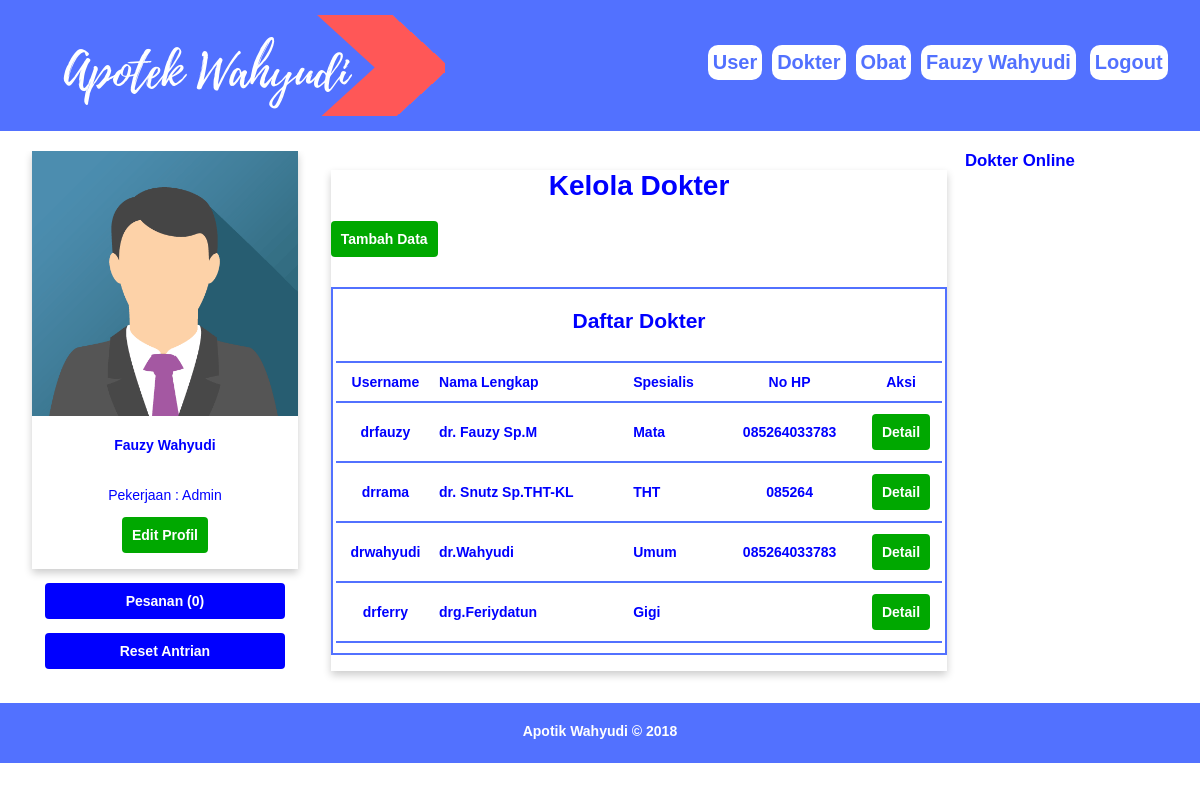
Page /damin.php?p=dokter (signed in) on the committed database.
### tables this page shows
CREATE TABLE `tbl_dokter` (
  `id` int(11) NOT NULL,
  `username` varchar(20) NOT NULL,
  `password` text NOT NULL,
  `nama` varchar(50) NOT NULL,
  `pekerjaan` text NOT NULL,
  `panggilan` varchar(10) NOT NULL,
  `tmplahir` varchar(25) NOT NULL,
  `tgllahir` date NOT NULL DEFAULT '0000-00-00',
  `jk` char(1) NOT NULL,
  `alamat` text NOT NULL,
  `nohp` varchar(15) NOT NULL,
  `email` varchar(30) NOT NULL,
  `foto` text NOT NULL,
  `tglreg` datetime NOT NULL DEFAULT '0000-00-00 00:00:00',
  `status` int(11) NOT NULL,
  `lastlogin` datetime NOT NULL DEFAULT '0000-00-00 00:00:00'
);

### dokter.php (the view)
<?php include 'koneksi.php';
 ?>
 <div class="dh9">
   <div class="card">
     <center><h1>Kelola Dokter</h1></center>
     <a href="<?php echo "?p=inp_dokter"; ?>"><button type="button" name="tambah" class="btn btn-edit">Tambah Data</button></a><p></p>
     <br>
     <table style="border: 2px solid #5271FF" width="100%">
          <tr>
            <td colspan="8" align="center"><h2>Daftar Dokter</h2> </td>
          </tr>
          <tr>
            <td colspan="8"><hr color="#5271FF"> </td>
          </tr>
       <tr>
         <th>Username</th>
         <td> <b>Nama Lengkap </b></td>
         <td><b>Spesialis </b></td>
         <th>No HP</th>
         <th>Aksi</th>
       </tr>
       <tr>
            <td colspan="8"><hr color="#5271FF"> </td>
          </tr>
       <?php
       $sql=mysqli_query($kon,"select * from tbl_dokter");
       while ($rm=mysqli_fetch_array($sql)) {
         echo "<tr>
         <th>$rm[username]</th>
         <td><b>$rm[nama]</b></td>
         <td><b>$rm[pekerjaan]</b></td>
         <th>$rm[nohp]</th>
         <th><a href='damin.php?p=profildokmin&user=$rm[username]'><button type='button' class='btn btn-edit'>Detail</button></a>
         </th>
         </tr>";
         echo "<tr>
            <td colspan='8'><hr color='#5271FF'> </td>
          </tr>";
       }
        ?>
     </table>
     <br>
   </div>
 </div>
 <div class="dh3">
   <?php include "dokteronline.php"; ?>
 </div>

### damin.php (shortened to what this page needs)
<?php
include "koneksi.php";
?>
<!DOCTYPE html PUBLIC "-//W3C//DTD XHTML 1.0 Transitional//EN" "http://www.w3.org/TR/xhtml1/DTD/xhtml1-transitional.dtd">
<html xmlns="http://www.w3.org/1999/xhtml">
<head>
<link rel="stylesheet" type="text/css" href="style.css" />
</head>
<body>
<?php
if(!empty($_SESSION["user"]) and !empty($_SESSION["passmin"])){
  $sqlm = mysqli_query($kon, "select * from admin where id='$_SESSION[user]'");
  $rm = mysqli_fetch_array($sqlm);
?>
<div class="containermenu">
  <div class="grid">
    <div class="dh6">
      <img src="image/logo.png" alt="" id="logo register">
    </div>
    <div class="dh6" id="nav" align='right' >
	<?php
	echo "<a href='?p=user'>User</a>";
  echo "<a href='?p=dokter'>Dokter</a>";
  echo "<a href='?p=obat'>Obat</a>";
	echo "<a href='?p=profildamin'>$rm[nama]</a> ";
	echo "<a href='?p=logout' id='logout'>Logout</a>";
	?>
	</div>
  </div>
</div>
<div class="container4">
  <div class="grid">
    <div class="dh3"><?php include "kiridamin.php"; ?></div>
    <div class="dh9">
	<?php
	if($_GET["p"] == "logout"){
		include "logoutmin.php";
	}else if($_GET["p"] == "profildamin"){
		include "profildamin.php";
	}else if($_GET["p"]=="user"){
		include "user.php";
	}else if($_GET["p"]=="rule"){
		include "rule.php";
	}else if($_GET["p"]=="atursakit"){
		include "atursakit.php";
	}else if($_GET["p"]=="inp_user"){
		include "input_user.php";
	}else if($_GET["p"]=="inp_dokter"){
		include "input_dokter.php";
	}else if($_GET["p"]=="profilmhs"){
		include "profilmhs.php";
	}else if($_GET["p"]=="user_edit"){
		include "useredit.php";
	}else if($_GET["p"]=="dok_edit"){
		include "dokedit.php";
	}else if($_GET["p"]=="obat"){
		include "obat.php";
	}else if($_GET["p"]=="inp_obat"){
		include "input_obat.php";
	}else if($_GET["p"]=="stok_obat"){
		include "stok_obat.php";
	}else if($_GET["p"]=="obat_edit"){
		include "obatedit.php";
	}else if($_GET["p"]=="det_obat"){
		include "det_obat.php";
	}else if($_GET["p"]=="profilmhsmin"){
		include "profilmhsmin.php";
	}else if($_GET["p"]=="pesankirim"){
		include "pesankirim.php";
	}else if($_GET["p"]=="dokter"){
		include "dokter.php";
	}else if($_GET["p"]=="profildokmin"){
		include "profildokmin.php";
	}else if($_GET["p"]=="jadwal_dokmin"){
		include "jadwal_dokmin.php";
	}else if($_GET["p"]=="editjadmin"){
		include "editjadmin.php";
	}else if($_GET["p"]=="pesanan_user"){
		include "pesanan_user.php";
	}else if($_GET["p"]=="detpesanan"){
		include "detpesanan.php";
	}else{
		include "homemin.php";
		}
	?>
	</div>
  </div>
</div>
<div class="container3">
  <div class="grid">
    <div class="dh12"><center>Apotik Wahyudi &copy; 2018</center></div>
  </div>
</div>
<?php
}else{
  include "mimin.php";
}
?>
</body>
</html>

### kiridamin.php (shortened to what this page needs)
<div class="card">
<?php
if(!empty($rm["foto"])){
	$foto = "foto/$rm[foto]";
}else{
	$foto = "foto/avatar.png";
}
?>
<img src="<?php echo "$foto"; ?>" alt="Avatar" style="width:100%">
<div class="isicard">
<?php
  echo "<h4>$rm[nama]</h4>";
  echo "<p><br>Pekerjaan : Admin</p>";
?>
<a href="<?php echo "?p=profildamin"?>"><button type="button" class="btn btn-edit">Edit Profil</button></a>
</div>
</div>
<p>
	<?php
	$sql=mysqli_query($kon,"SELECT * from pesanan where status_pesanan='Belum Diambil'");
	$row=mysqli_num_rows($sql);
	 ?>
<div align="center">
<a href="<?php echo "?p=pesanan_user"; ?>"><button type="button" class="btn btn-menu">Pesanan (<?php echo "$row"; ?>)</button></a> <p></p>
<a href="<?php echo "aksimin.php?p=resetantri";?>"><button type="button" class="btn btn-menu">Reset Antrian</button></a>
</div>

### style.css (style rules this page uses)
body { font-family:Arial; font-size:14px; padding:0px; margin:0px; }
.grid { width:100%; overflow:hidden; }
#nav { height: 100px; }
#nav a { color: #5271FF; font-size: 20px; display: inline-block; margin-top: 30px; }
.dh3 { width:22.91%; }
.dh6 { width:47.91%; }
.dh9 { width:72.91%; }
.dh12 { width:97.91%; }
.dh1, .dh2, .dh3, .dh4, .dh5, .dh6, .dh7, .dh8, .dh9, .dh10, .dh11, .dh12 { float:left; display:inline; margin:0 1.04%; }
.container3 { background-color:#5271FF; color:#FFFFFF; height:20px; padding:20px; font-weight: bold; }
.containermenu { background-color: #5271FF; color:#FFFFFF; padding:15px; line-height:25px; }
.containermenu a { text-decoration:none; margin: 5px 5px; background-color: white; border: 0px solid white; border-radius: 10px; padding: 5px 5px; font-weight: bold; }
.container4 { background-color:#FFFFFF; color:blue; height:auto; padding:20px; }
.card { box-shadow: 0 4px 8px 0 rgba(0,0,0,0.2); }
.isicard { padding:2px 16px; text-align:center; }
.btn { font-family:Arial; font-size:14px; padding:9px; cursor:pointer; border:1px solid transparent; border-radius:4px; }
.btn-edit { color:#FFFFFF; background-color:#00A800; width:auto; font-weight: bold; }
.btn-menu { color:#FFFFFF; background-color:blue; width:90%; font-weight:bold; }

### rows in the picture
tbl_dokter: username "drfauzy", nama "dr. Fauzy Sp.M", pekerjaan "Mata", nohp "085264033783"
tbl_dokter: username "drrama", nama "dr. Snutz Sp.THT-KL", pekerjaan "THT", nohp "085264"
tbl_dokter: username "drwahyudi", nama "dr.Wahyudi", pekerjaan "Umum", nohp "085264033783"
tbl_dokter: username "drferry", nama "drg.Feriydatun", pekerjaan "Gigi"

### other values in the picture
$rm[nama] "Fauzy Wahyudi"
$row "0"
